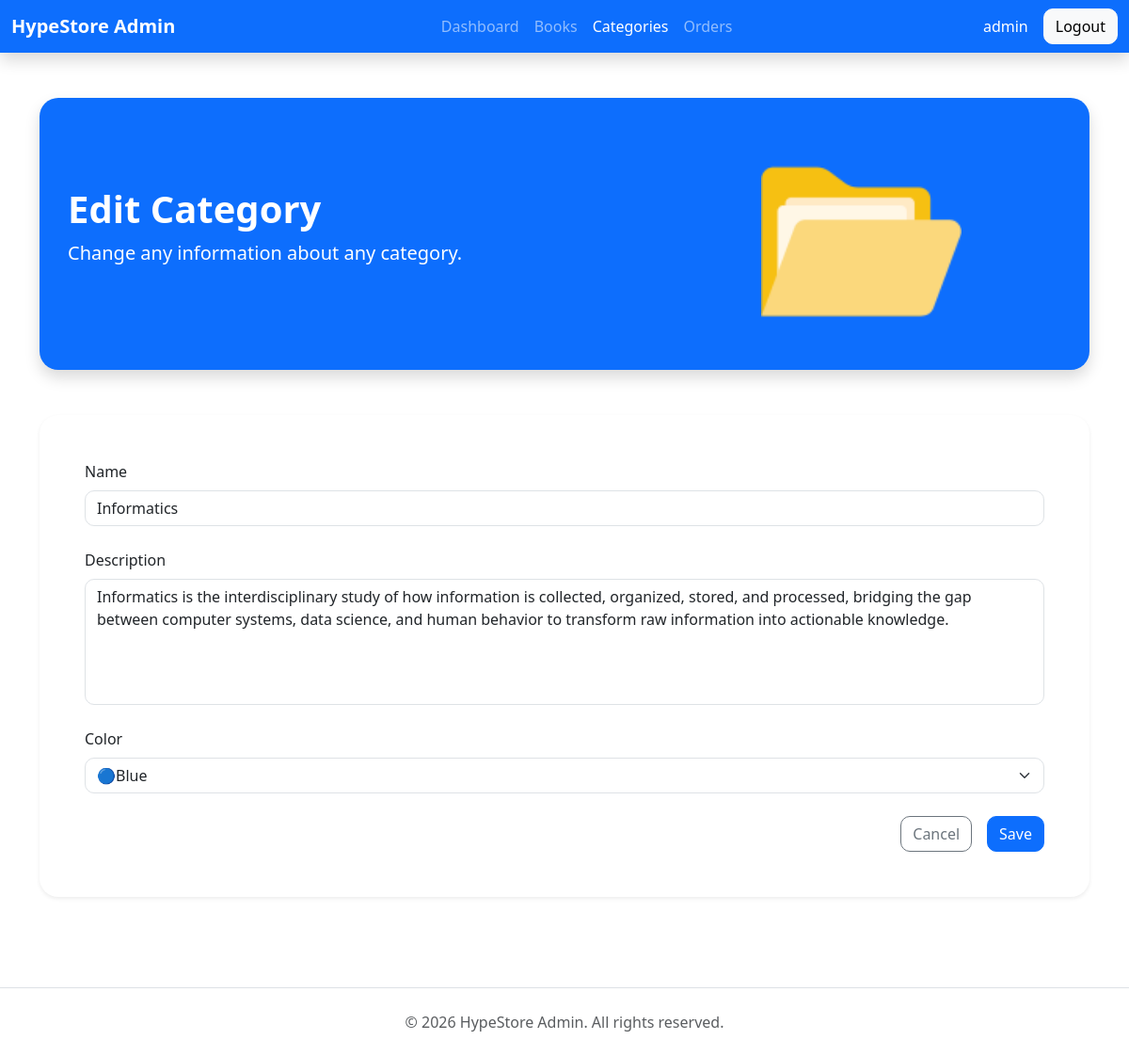
/hypestore/admin/editcategories.php?id=1 (signed in), run on the app's committed database.
### tables this page shows
CREATE TABLE `categories` (
  `id` int(11) NOT NULL,
  `name` varchar(200) NOT NULL,
  `description` varchar(400) NOT NULL,
  `color` varchar(100) NOT NULL
);

### hypestore/library/koneksi.php (called while the page is built)
<?php
    $host = "localhost";
    $user = "root";
    $pass = "";
    $database = "hypestore";
?>

### hypestore/library/database.php (called while the page is built, shortened)
<?php
    class Database{
        function __construct($host, $user, $pass, $database){
            $this->host = $host;
            $this->user = $user;
            $this->pass = $pass;
            $this->database = $database;
            $this->conn = new mysqli($this->host, $this->user, $this->pass, $this->database);
        }
    }
?>

### hypestore/admin/editcategories.php (the view, shortened to what this page needs)
<?php
    require_once('../library/database.php');
    require_once('../library/koneksi.php');
    $connection = new Database($host, $user, $pass, $database);
    $displayedit = "SELECT * from categories where id=".$_GET['id'];
    $resultedit = $connection->conn->query($displayedit);
    $rowedit = $resultedit->fetch_assoc();
?>
<!DOCTYPE html>
<html lang="en">
<head>
    <link href="https://cdn.jsdelivr.net/npm/bootstrap@5.3.8/dist/css/bootstrap.min.css" rel="stylesheet">
</head>
<body>
    <nav class="navbar navbar-expand-lg navbar-dark bg-primary shadow sticky-top">
        <div class="container-fluid">
            <a href="#" class="navbar-brand fw-bold">HypeStore Admin</a>
            <div class="collapse navbar-collapse" id="navbar">
                <ul class="navbar-nav mx-auto">
                    <li class="nav-item">
                        <a href="https://<?php echo $_SERVER['HTTP_HOST']; ?>/hypestore/admin" class="nav-link" href="#">Dashboard</a>
                    </li>
                    <li class="nav-item">
                        <a class="nav-link" href="https://<?php echo $_SERVER['HTTP_HOST']; ?>/hypestore/admin/books.php">Books</a>
                    </li>
                    <li class="nav-item">
                        <a href="https://<?php echo $_SERVER['HTTP_HOST']; ?>/hypestore/admin/categories.php" class="nav-link active">Categories</a>
                    </li>
                    <li class="nav-item">
                        <a class="nav-link" href="https://<?php echo $_SERVER['HTTP_HOST']; ?>/hypestore/admin/orders.php">Orders</a>
                    </li>
                </ul>
            </div>
            <span class="text-white me-3">
                <?php echo $_SESSION['admin'];?>
            </span>
            <form method="POST">
                <button type="submit" name="signout" id="signout" class="btn btn-light">
                    Logout
                </button>
            </form>
        </div>
    </nav>
    <div class="container py-5">
        <section class="hero bg-primary shadow mb-5">
            <div class="row align-items-center">
                <div class="col-lg-7">
                    <h1 class="fw-bold">Edit Category</h1>
                    <p class="lead mt-2">Change any information about any category.</p>
                </div>
                <div class="col-lg-5 text-center mt-3">
                    <img src="../assets/addcategory.png" class="img-fluid w-50">
                </div>
            </div>
        </section>
        <div class="card formcard shadow-sm">
            <div class="card-body p-5">
                <form method="POST" enctype="multipart/form-data">
                    <div class="mb-4">
                        <label for="name" class="form-label">Name</label>
                        <input type="text" value="<?php echo $rowedit['name'];?>" class="form-control" id="name" name="name" placeholder="Name" required>
                    </div>
                    <div class="mb-4">
                        <label for="description" class="form-label">Description</label>
                        <textarea rows="5" name="description" id="description" class="form-control" placeholder="Write a description..."><?php echo $rowedit['description'];?></textarea>
                    </div>
                    <div class="mb-4">
                        <label for="color" class="form-label">Color</label>
                        <select name="color" id="color" class="form-select">
                            <option <?php if($rowedit['color'] == "primary") echo "selected"; ?> value="primary">🔵Blue</option>
                        </select>
            </div>
                    <div class="d-flex justify-content-end gap-3">
                        <a href="categories.php" class="btn btn-outline-secondary" id="cancel" name="cancel">Cancel</a>
                        <button type="submit" id="submit" name="submit" class="btn btn-primary">Save</button>
                    </div>
                </form>
            </div>
        </div>
</div>
<footer class="bg-tertiary shadow-sm border-top mt-5 py-4">
        <div class="container text-center text-muted">
            © 2026 HypeStore Admin. All rights reserved.
        </div>
    </footer>
</body>
</html>

### hypestore/admin/editcategories.php (style rules this page uses)
.hero { color:white; border-radius:20px; padding:30px; min-height: 150px; }
.card { border:none; border-radius:18px; }
.btn { border-radius:10px; }
.formcard { border:none; border-radius:20px; }
.form-control { border-radius:10px; }
.form-select { border-radius:10px; }
textarea { resize:none; }

### data on the page
categories: name "Informatics", description "Informatics is the interdisciplinary study of how information is collected, organized, stored, and processed, bridging the gap between computer systems, data science, and human behavior to transform raw information into actionable knowledge.", color "🔵Blue"

### other printed values
$_SESSION['admin'] "admin"
